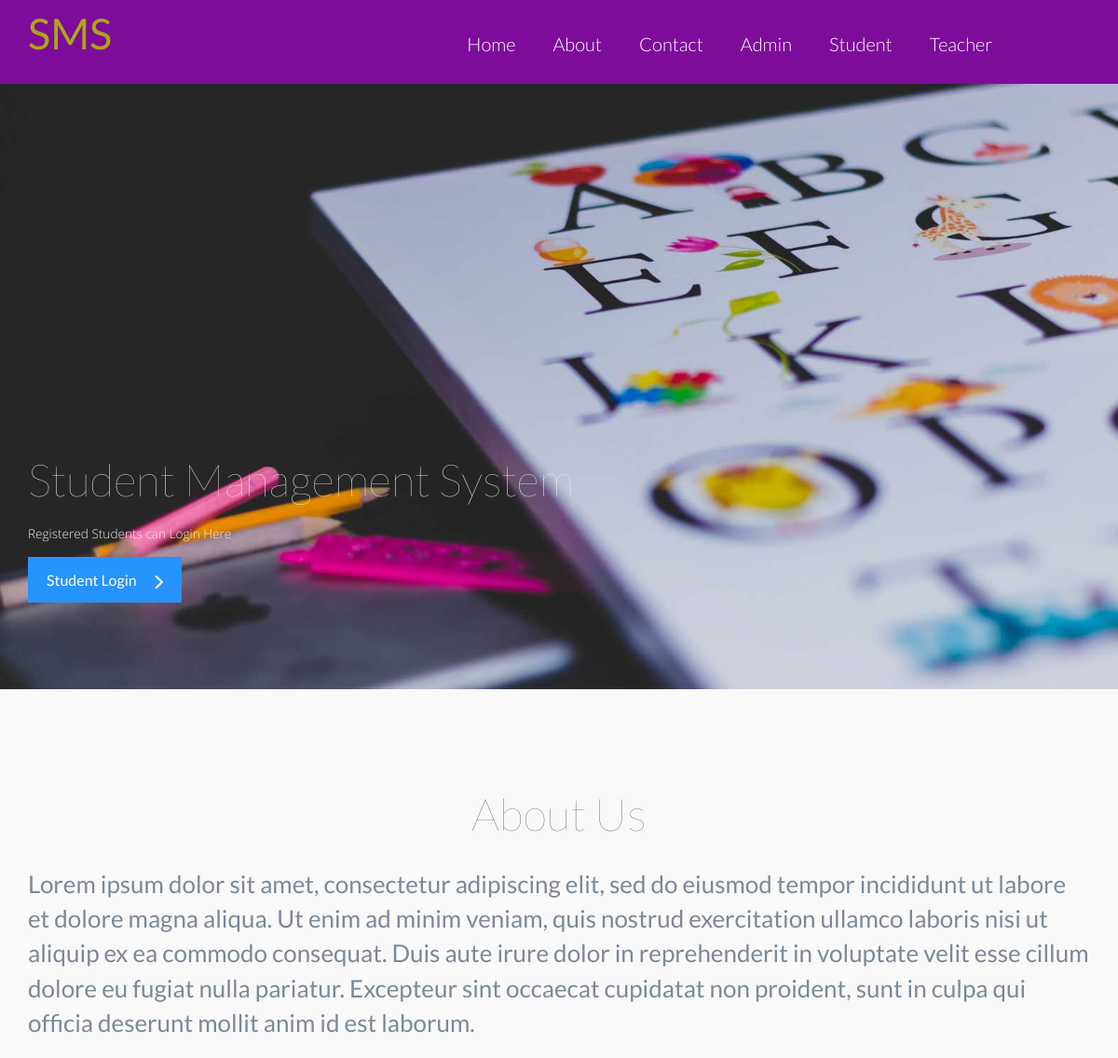
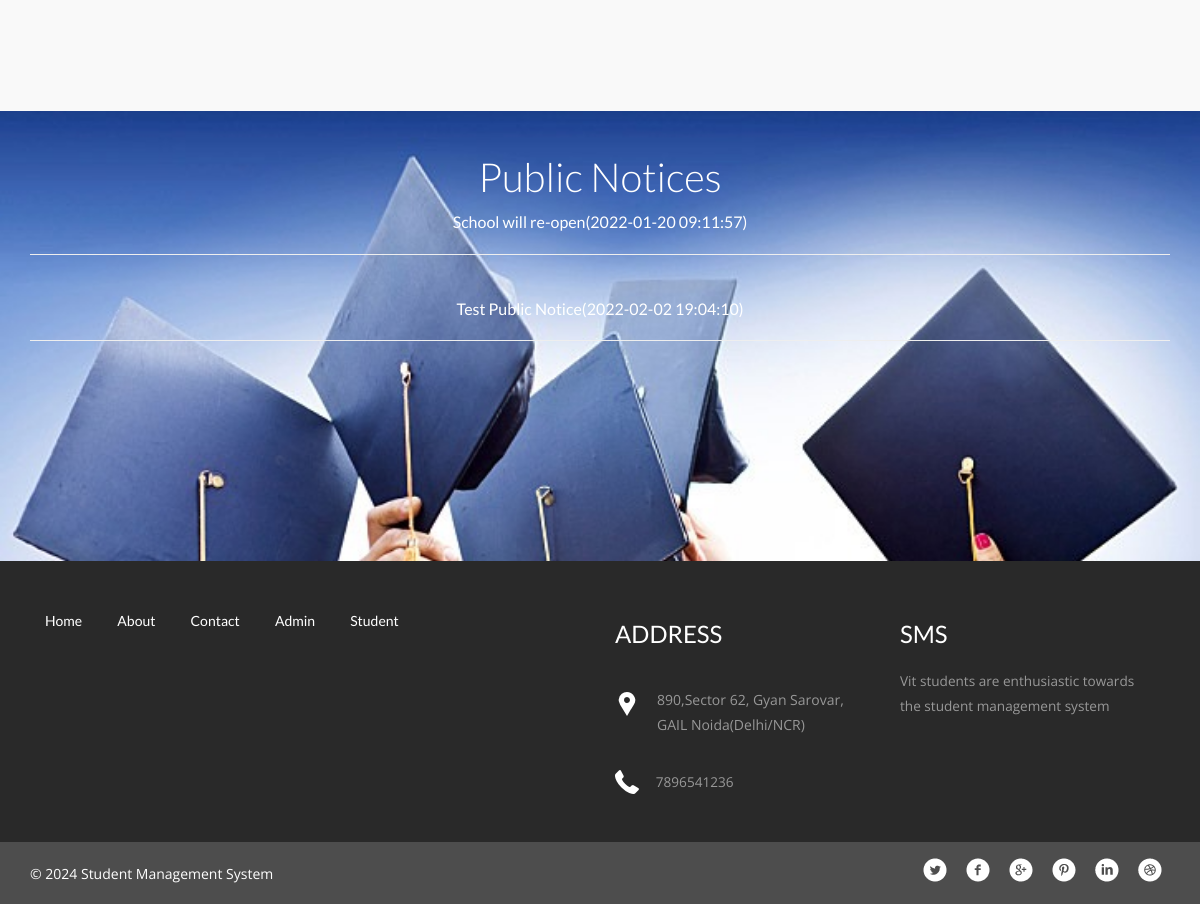
Screenshot of /index1.php with the database file from the repository (2 pictures, top to bottom).
### tables this page shows
CREATE TABLE `tblpage` (
  `ID` int(10) NOT NULL,
  `PageType` varchar(200) DEFAULT NULL,
  `PageTitle` mediumtext DEFAULT NULL,
  `PageDescription` mediumtext DEFAULT NULL,
  `Email` varchar(200) DEFAULT NULL,
  `MobileNumber` bigint(10) DEFAULT NULL,
  `UpdationDate` date DEFAULT NULL
);

CREATE TABLE `tblpublicnotice` (
  `ID` int(5) NOT NULL,
  `NoticeTitle` varchar(200) DEFAULT NULL,
  `NoticeMessage` mediumtext DEFAULT NULL,
  `CreationDate` timestamp NULL DEFAULT current_timestamp()
);

### index1.php (the view, shortened to what this page needs)
<?php
include('includes/dbconnection.php');
?>
<!doctype html>
<html>
<head>
<link href="css/bootstrap.css" rel="stylesheet" type="text/css" media="all">
<link href="css/style.css" rel="stylesheet" type="text/css"/>
<link rel="stylesheet" type="text/css" href="css/default.css" />
<link rel="stylesheet" type="text/css" href="css/component.css" />
</head>
	<body>
<?php include_once('includes/header.php');?>
<div class="banner">
  <div class="container">
<div class="slider">
       <div class="callbacks_container">
        <ul class="rslides" id="slider">
         <li>
          <h3>Student Management System</h3>
           <p>Registered Students can Login Here</p>
          <div class="readmore">
          <a href="user/login.php">Student Login<i class="glyphicon glyphicon-menu-right"> </i></a>
          </div>
         </li>
        </ul>
      </div>
    </div>
</div>
  </div>
<div class="welcome">
	<div class="container">
		<?php
$sql="SELECT * from tblpage where PageType='aboutus'";
$query = $dbh -> prepare($sql);
$query->execute();
$results=$query->fetchAll(PDO::FETCH_OBJ);
$cnt=1;
if($query->rowCount() > 0)
{
foreach($results as $row)
{               ?>
		<h2><?php  echo htmlentities($row->PageTitle);?></h2>
		<p><?php  echo ($row->PageDescription);?></p><?php $cnt=$cnt+1;}} ?>
	</div>
</div>
<div class="testimonials">
	<div class="container">
			<div class="testimonial-nfo">
        <h3>Public Notices</h3>
         <marquee  style="height:350px;" direction ="up" onmouseover="this.stop();" onmouseout="this.start();">
				<?php
$sql="SELECT * from tblpublicnotice";
$query = $dbh -> prepare($sql);
$query->execute();
$results=$query->fetchAll(PDO::FETCH_OBJ);
$cnt=1;
if($query->rowCount() > 0)
{
foreach($results as $row)
{               ?>
		<a href="view-public-notice.php?viewid=<?php echo htmlentities ($row->ID);?>" target="_blank" style="color:#fff;">
          <?php  echo htmlentities($row->NoticeTitle);?>(<?php  echo htmlentities($row->CreationDate);?>)</a>
          <hr /><br />
			<?php $cnt=$cnt+1;}} ?>
	</marquee></div>
	</div>
</div>
<?php include_once('includes/footer.php');?>
	</body>
</html>

### includes/header.php (shortened to what this page needs)
    <div class="header" id="home">
      <nav class="navbar navbar-default">
        <div class="container">
          <div class="navbar-header">
          <h1><a class="navbar-brand" href="index1.php">SMS</a></h1>
          </div>
            <div class="collapse navbar-collapse" id="bs-example-navbar-collapse-1">
              <ul class="nav navbar-nav navbar-right margin-top cl-effect-2">
                <li><a href="index1.php"><span data-hover="Home">Home</span></a></li>
                <li><a href="about.php"><span data-hover="About">About</span></a></li>
                <li><a href="contact.php"><span data-hover="Contact">Contact</span></a></li>
                <li><a href="index.php"><span data-hover="Contact">Admin</span></a></li>
                <li><a href="user/login.php"><span data-hover="Shortcodes">Student</span></a></li>
                <li><a href="classTeacherlogin.php"><span data-hover="Shortcodes">Teacher</span></a></li>
              </ul>
              <div class="clearfix"> </div>
            </div>
      </nav>
</div>

### includes/footer.php (shortened to what this page needs)
<div class="footer">
    <div class="container">
      <div class="col-md-6 footer-left">
        <ul>
          <li><a href="index.php">Home</a></li>
          <li><a href="about.php">About</a></li>
          <li><a href="contact.php">Contact</a></li>
          <li><a href="admin/login.php">Admin</a></li>
          <li><a href="user/login.php">Student</a></li>
        </ul>
      </div>
      <div class="col-md-3 footer-middle">
        <?php
$sql="SELECT * from tblpage where PageType='contactus'";
$query = $dbh -> prepare($sql);
$query->execute();
$results=$query->fetchAll(PDO::FETCH_OBJ);
$cnt=1;
if($query->rowCount() > 0)
{
foreach($results as $row)
{               ?>
        <h3>Address</h3>
        <div class="address">
          <p><?php  echo htmlentities($row->PageDescription);?>
          </p>
        </div>
        <div class="phone">
          <p><?php  echo htmlentities($row->MobileNumber);?></p>
        </div>
      <?php $cnt=$cnt+1;}} ?></div>
      <div class="col-md-3 footer-right">
        <h3>SMS</h3>
        <p>Vit students are enthusiastic towards the student management system </p>
      </div>
      <div class="clearfix"> </div>
    </div>
  </div>
<div class="copyright">
    <div class="container">
      <div class="copyright-left">
      <p>© <?php echo date('Y');?> Student Management System </p>
      </div>
      <div class="copyright-right">
        <ul>
          <li><a href="#" class="twitter"> </a></li>
          <li><a href="#" class="twitter facebook"> </a></li>
          <li><a href="#" class="twitter chrome"> </a></li>
          <li><a href="#" class="twitter pinterest"> </a></li>
          <li><a href="#" class="twitter linkedin"> </a></li>
          <li><a href="#" class="twitter dribbble"> </a></li>
        </ul>
      </div>
      <div class="clearfix"> </div>
    </div>
  </div>

### css/default.css (style rules this page uses)
*, *:after, *:before { -webkit-box-sizing: border-box; -moz-box-sizing: border-box; box-sizing: border-box; }
body, html { font-size: 100%; padding: 0; margin: 0; }
.clearfix:before, .clearfix:after { content: " "; display: table; }
.clearfix:after { clear: both; }
body { font-family: 'Lato', Calibri, Arial, sans-serif; color: #b3b9bf; background: #f9f9f9; }
a { color: #888; text-decoration: none; }

### rows the page displays
tblpage: PageTitle "About Us", PageDescription "Lorem ipsum dolor sit amet, consectetur adipiscing elit, sed do eiusmod tempor incididunt ut labore et dolore magna aliqua. Ut enim ad minim veniam, quis nostrud exercitation ullamco laboris nisi ut aliquip ex ea commodo consequat. Duis aute irure dolor in reprehenderit in voluptate velit esse cillum dolore eu fugiat nulla pariatur. Excepteur sint occaecat cupidatat non proident, sunt in culpa qui officia deserunt mollit anim id est laborum."
tblpublicnotice: NoticeTitle "School will re-open", CreationDate "2022-01-20 09:11:57"
tblpublicnotice: NoticeTitle "Test Public Notice", CreationDate "2022-02-02 19:04:10"
tblpage: PageDescription "890,Sector 62, Gyan Sarovar, GAIL Noida(Delhi/NCR)", MobileNumber "7896541236"
